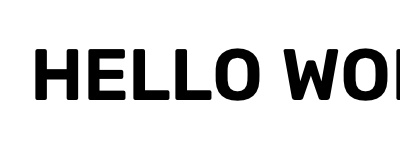
#> input picture signboard_translator/sample_images/test_sign.jpg, 400 x 150 px
$ python image_preprocessor.py ../sample_images/test_sign.jpg
#> lines starting #> are read from the running program, lines starting #| are printed output that depends on the picture; after the words box and inside, x2 and y2 are one past the last pixel; in counts of white or black regions, pixels touching at a corner belong together
"""
Image Preprocessing Module

This module handles all image preprocessing operations using OpenCV.
It prepares signboard images for optimal OCR recognition by:
- Converting to grayscale
- Removing noise
- Adjusting contrast and brightness
- Applying thresholding techniques
"""

import cv2
import numpy as np
from typing import Tuple, Optional


class ImagePreprocessor:
    """Handles image preprocessing operations for OCR optimization."""

    def __init__(self, target_width: int = 1024):
        """
        Initialize the preprocessor with optional target width.

        Args:
            target_width: Target width for image resizing (default: 1024)
        """
        self.target_width = target_width

    def load_image(self, image_path: str) -> Optional[np.ndarray]:
        """
        Load an image from file path.

        Args:
            image_path: Path to the image file

        Returns:
            Loaded image as numpy array or None if loading fails
        """
#> called with image_path = '../sample_images/test_sign.jpg'
        image = cv2.imread(image_path)
#> image is the input picture: shape (150, 400, 3); min 0, max 255, mean 217.7
        if image is None:
            raise FileNotFoundError(f"Could not load image from {image_path}")
        return image

    def resize_image(self, image: np.ndarray) -> np.ndarray:
        """
        Resize image while maintaining aspect ratio.

        Args:
            image: Input image

        Returns:
            Resized image
        """
        height, width = image.shape[:2]
#> height = 150; width = 400

        # Only resize if width exceeds target
        if width > self.target_width:
            scale = self.target_width / width
            new_height = int(height * scale)
            image = cv2.resize(image, (self.target_width, new_height),
                             interpolation=cv2.INTER_AREA)

        return image

    def convert_to_grayscale(self, image: np.ndarray) -> np.ndarray:
        """
        Convert color image to grayscale.

        Args:
            image: Input color image

        Returns:
            Grayscale image
        """
        if len(image.shape) == 3:
            return cv2.cvtColor(image, cv2.COLOR_BGR2GRAY)
        return image

    def remove_noise(self, image: np.ndarray, kernel_size: int = 3) -> np.ndarray:
        """
        Remove noise from image using Gaussian blur.

        Args:
            image: Input image
            kernel_size: Size of the Gaussian kernel (must be odd)

        Returns:
            Denoised image
        """
#> called with kernel_size = 3
        if kernel_size % 2 == 0:
            kernel_size += 1
        return cv2.GaussianBlur(image, (kernel_size, kernel_size), 0)
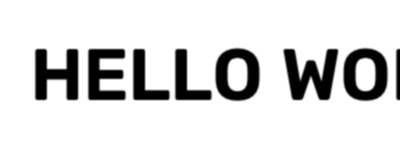
#> returned value: shape (150, 400); min 0, max 255, mean 217.7

    def adjust_contrast(self, image: np.ndarray, alpha: float = 1.5,
                       beta: int = 30) -> np.ndarray:
        """
        Adjust image contrast and brightness.

        Args:
            image: Input image
            alpha: Contrast control (1.0-3.0)
            beta: Brightness control (0-100)

        Returns:
            Image with adjusted contrast
        """
#> called with alpha = 1.5, beta = 30
        return cv2.convertScaleAbs(image, alpha=alpha, beta=beta)
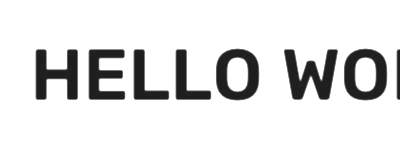
#> returned value: shape (150, 400); min 30, max 255, mean 225.5

    def apply_thresholding(self, image: np.ndarray,
                          method: str = 'adaptive') -> np.ndarray:
        """
        Apply thresholding to enhance text visibility.

        Args:
            image: Grayscale input image
            method: Thresholding method ('otsu', 'adaptive', or 'simple')

        Returns:
            Thresholded binary image
        """
#> called with method = 'adaptive'
        if method == 'otsu':
            # Otsu's thresholding
            _, thresh = cv2.threshold(image, 0, 255,
                                     cv2.THRESH_BINARY + cv2.THRESH_OTSU)
            return thresh

        elif method == 'adaptive':
            # Adaptive thresholding - works better for varying lighting
            return cv2.adaptiveThreshold(
                image, 255, cv2.ADAPTIVE_THRESH_GAUSSIAN_C,
                cv2.THRESH_BINARY, 11, 2
            )
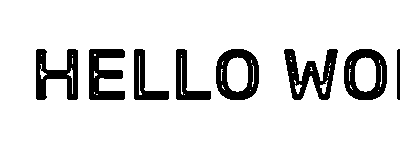
#> returned value: shape (150, 400); 87.2% white; 8 black regions, largest, box (x1, y1, x2, y2) and area: (284, 49, 338, 100) 1342, (216, 49, 259, 100) 1212, (344, 49, 387, 100) 1212

        else:  # simple
            _, thresh = cv2.threshold(image, 180, 255, cv2.THRESH_BINARY)
            return thresh

    def detect_edges(self, image: np.ndarray) -> np.ndarray:
        """
        Detect edges in the image using Canny edge detection.

        Args:
            image: Input image

        Returns:
            Edge-detected image
        """
        return cv2.Canny(image, 50, 150)

    def preprocess(self, image: np.ndarray,
                   use_adaptive_threshold: bool = True) -> np.ndarray:
        """
        Complete preprocessing pipeline for OCR optimization.

        Args:
            image: Input image
            use_adaptive_threshold: Whether to use adaptive thresholding

        Returns:
            Preprocessed image ready for OCR
        """
        # Step 1: Resize if needed
        processed = self.resize_image(image)

        # Step 2: Convert to grayscale
        processed = self.convert_to_grayscale(processed)

        # Step 3: Remove noise
        processed = self.remove_noise(processed)

        # Step 4: Adjust contrast
        processed = self.adjust_contrast(processed)

        # Step 5: Apply thresholding
        if use_adaptive_threshold:
            processed = self.apply_thresholding(processed, method='adaptive')
        else:
            processed = self.apply_thresholding(processed, method='otsu')

        return processed

    def preprocess_from_file(self, image_path: str,
                            use_adaptive_threshold: bool = True) -> np.ndarray:
        """
        Load and preprocess an image from file.

        Args:
            image_path: Path to the image file
            use_adaptive_threshold: Whether to use adaptive thresholding

        Returns:
            Preprocessed image
        """
        image = self.load_image(image_path)
        return self.preprocess(image, use_adaptive_threshold)


def preprocess_image(image_path: str, target_width: int = 1024) -> np.ndarray:
    """
    Convenience function to preprocess an image for OCR.

    Args:
        image_path: Path to the image file
        target_width: Target width for resizing

    Returns:
        Preprocessed image
    """
    preprocessor = ImagePreprocessor(target_width=target_width)
    return preprocessor.preprocess_from_file(image_path)


if __name__ == "__main__":
    # Example usage
    import sys

    if len(sys.argv) > 1:
        image_path = sys.argv[1]
        preprocessor = ImagePreprocessor()

        # Load and preprocess
        original = preprocessor.load_image(image_path)
        processed = preprocessor.preprocess(original)

        # Save result
        output_path = "preprocessed_output.jpg"
        cv2.imwrite(output_path, processed)
        print(f"Preprocessed image saved to {output_path}")
    else:
        print("Usage: python image_preprocessor.py <image_path>")
